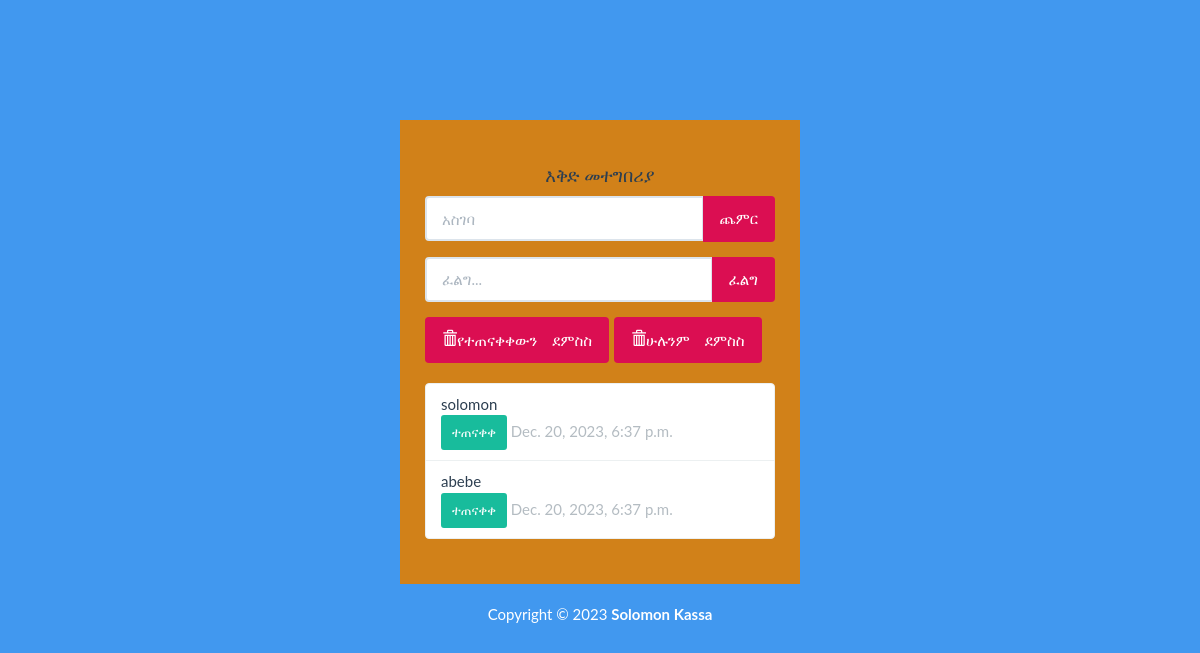
The app's page /, older data.
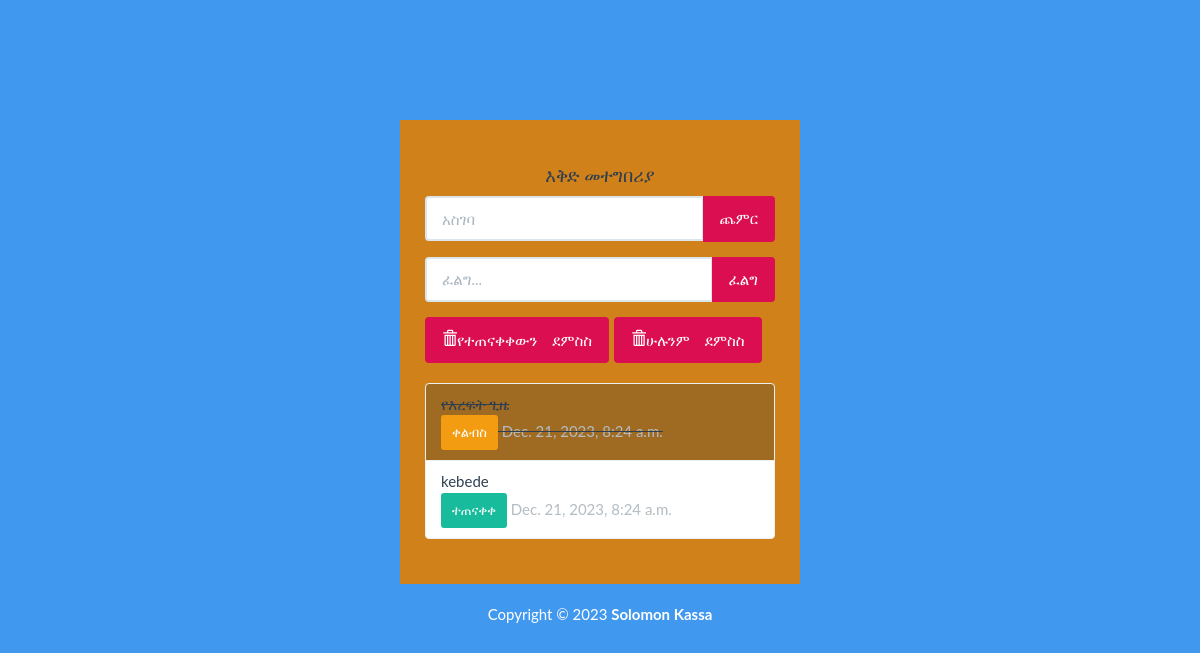
The same page, newer data.
### todo/models.py (models this page shows, shortened)
class Todo(models.Model):
    text = models.CharField(max_length=100)
    complete = models.BooleanField(default=False)
    created_at = models.DateTimeField(default=timezone.now)

### todo/views.py (the view)
# urls.py: path('',views.index, name='index'),
def index(request):
    todo_list = Todo.objects.order_by('id')
    form = TodoForm()
    context = {'todo_list' : todo_list, 'form' : form}
    return render(request, 'index.html', context)

### todo/forms.py
class TodoForm(forms.Form):
    text = forms.CharField(max_length=100,widget=forms.TextInput(
            attrs={'class' : 'form-control', 'placeholder' : 'አስገባ', 'aria-label' : 'Todo', 'aria-describedby' : 'add-btn'}))

### todo/templates/index.html (shortened to what this page needs)
{% load static %}
<!DOCTYPE html>
<html lang="en">
<head>
    <link rel="stylesheet" href="{% static 'bs/css/flatly.min.css' %}" />
    <link rel="stylesheet" href="{% static 'styles.css' %}" />
</head>
<body>
    <div class="container-fluid" id="wrapper">
        <div class="row">
            <div class="col-lg-4 col-lg-offset-4" id="content">
                <h2>እቅድ መተግበሪያ</h2>
                <form action="{%  url 'addTodo' %}" method="POST" role="form">
                    <div class="form-group">
                        <div class="input-group">
                            {{ form.text }}
                            <span class="input-group-btn">
                                <button type="submit" class="btn btn-custom" id="add-btn">ጨምር</button>
                            </span>
                        </div>
                    </div>
                </form>
                <form action="{% url 'search' %}" method="GET" role="form">
                    <div class="form-group">
                        <div class="input-group">
                            <input type="text" name="search_text" class="form-control" placeholder="ፈልግ...">
                            <span class="input-group-btn">
                                <button type="submit" class="btn btn-custom" id="add-btn">ፈልግ</button>
                            </span>
                        </div>
                    </div>
                </form>
                <div class="row t10">
                    <div class="col-lg-12">
                        <div class="btn-toolbar">
                            <div class="btn-group">
                                <a href="{% url 'deletecompleted' %}">
                                    <button type="button" class="btn btn-custom">
                                        <i class="glyphicon glyphicon-trash">የተጠናቀቀውን ደምስስ</i>
                                    </button>
                                </a>
                            </div>
                            <div class="btn-group">
                                <a href="{% url 'deleteall' %}">
                                    <button type="button" class="btn btn-custom">
                                        <i class="glyphicon glyphicon-trash">ሁሉንም ደምስስ</i>
                                    </button>
                                </a>
                            </div>
                        </div>
                    </div>
                </div>
                <ul class="list-group t20">
                    {% if todo_list %}
                    {% for todo in todo_list %}
                    <li class="list-group-item {% if todo.complete %}todo-completed{% endif %}">
                        <div class="d-flex justify-content-between align-items-center">
                            <span>{{ todo.text }}</span>
                            <div class="d-flex">
                                {% if todo.complete %}
                                <a href="{% url 'uncomplete' todo.id %}" class="btn btn-warning btn-sm mr-2">ቀልብስ</a>
                                {% else %}
                                <a href="{% url 'complete' todo.id %}" class="btn btn-success btn-sm mr-2">ተጠናቀቀ</a>
                                {% endif %}
                                <span class="text-muted">{{ todo.created_at }}</span>
                            </div>
                        </div>
                    </li>
                    {% endfor %}
                    {% else %}
                    <li class="list-group-item text-muted">ምንም እቅድ የለም</li>
                    {% endif %}
                </ul>
            </div>
        </div>
        <footer>
            <div class="row pad">
                <div class="col-lg-12 text-center">
                    Copyright &copy; 2023 <strong><a href="https://github.com/SolomonKassa" target="_blank"
                            style="color: white;">Solomon Kassa</a></strong>
                </div>
            </div>
        </footer>
    </div>
</body>
</html>

Row changes from the older to the newer data that the page shows:
removed Todo: text "solomon", complete "ተጠናቀቀ", created_at "Dec. 20, 2023, 6:37 p.m."
removed Todo: text "abebe", complete "ተጠናቀቀ", created_at "Dec. 20, 2023, 6:37 p.m."
added Todo: text "የእረፍት ጊዜ", complete "ቀልብስ", created_at "Dec. 21, 2023, 8:24 a.m."
added Todo: text "kebede", complete "ተጠናቀቀ", created_at "Dec. 21, 2023, 8:24 a.m."
